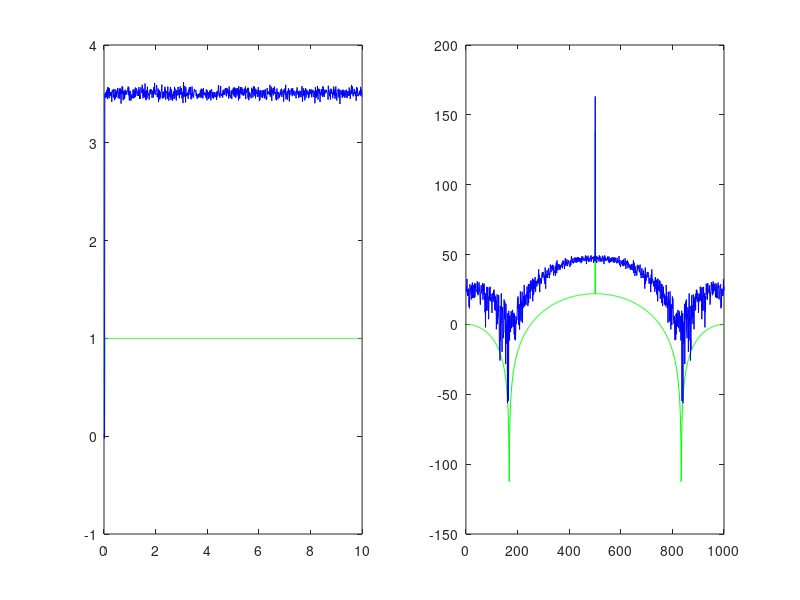
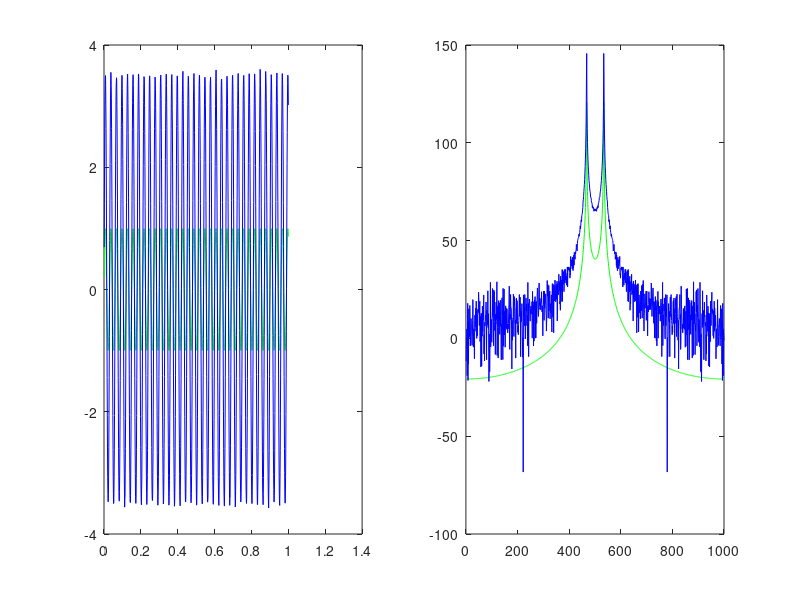
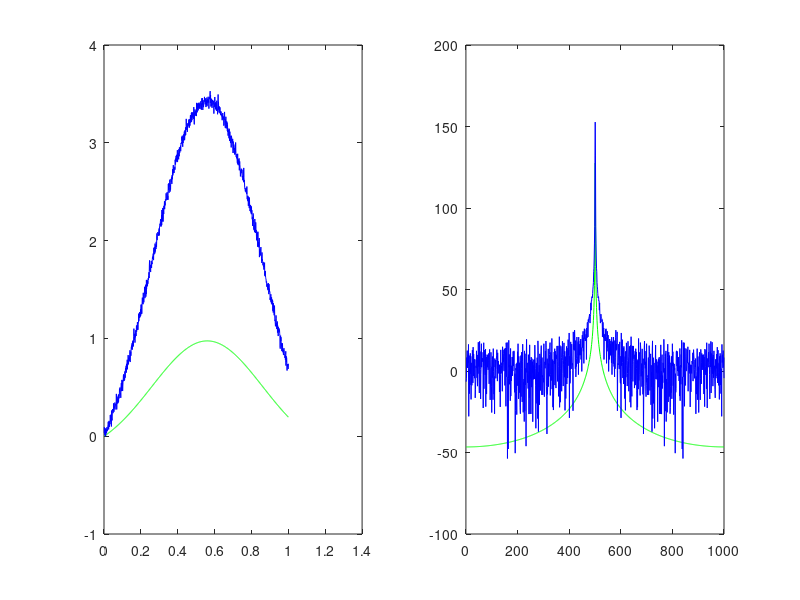

These figures' MATLAB source, in order:
function [C,G] = Noise()
%Robert Chitiu
%101047295
set(0,'DefaultFigureWindowStyle','docked')
close all

R1=1;
R2=2;
R3=55.4247;
R4=0.1;
Ro=1000;
a=100;
L=0.2;
Cap=0.25;
Cn=0.00001;


G = zeros(8,8);
C = zeros(8,8);
F = zeros(8,8);


Vin = linspace(-10,10,100);
Vo = zeros(100,1);
V3 = zeros(100,1);
Av = zeros(100,1);
w = 2*pi*linspace(0,80,100);


G(1,1) = 1/R1;
G(1,2) = -1/R1;
G(2,1) = -1/R1;
G(2,2) = -1/R1+1/R2;
G(3,2) = 1;
G(3,3) = 1/R3;

G(4,4) = 1/R4;
G(5,4) = 1/R4;
G(4,5) = -1/R4;
G(5,5) = 1/R4+1/Ro;
G(6,2) = -1;
G(6,1) = 1;
G(7, 2) = 1;
G(7, 3) = -1;
G(8, 3) = -a/R3;
G(8, 4) = 1;
G(1, 6) = 1;
G(2, 7) = 1;
G(3, 7) = -1;
G(4, 8) = 1;


C(2,1) = Cap;
C(2,2) = -Cap;
C(6,6) = L;
C(3,4) = Cn;


%Time simulation 
time=zeros(100,1);
VStep=zeros(100,1);
Vo = zeros(100,1);

for i=1:1000
    
    if i==1
    time(i)=0.001;    
    else
    time(i)=time(i-1)+0.01;
    end
    
    if time(i)>=0.03
       VStep(i)=1;
    end
    F(6) = VStep(i);
    A = G + C ;
    V = A\F;
    Vo(i) = V(5);
    
    F(3)=randn()/100;
 
end
  
    fin=fft(VStep);
    ffin=fftshift(fin);
    fout=fft(Vo);
    ffout=fftshift(fout);


    figure (5) 
    subplot(1,2,1)
    plot(time,VStep,'g')
    hold on
    subplot(1,2,1)
    plot(time,Vo,'b')
    figure (5)
    subplot(1,2,2)
    plot(20*log (abs(ffin)),'g')
    hold on
    subplot(1,2,2)
    plot(20*log (abs(ffout)),'b')
  
    
time=zeros(1000,1);    
Vsin=zeros(1000,1);
Vo = zeros(1000,1);
f=1/0.03;


for i=1:1000
    
    if i==1
    time(i)=0.001;    
    else
    time(i)=time(i-1)+0.001;
    end
    
    Vsin(i)=sin(2*pi*f*time(i)); 
    F(6) = Vsin(i);
    A = G + C;
    V = A\F;
    Vo(i) = V(5);
    
    F(3)=randn()/100;
end

fin=fft(Vsin);
ffin=fftshift(fin);
fout=fft(Vo);
ffout=fftshift(fout);
figure (6) 
subplot(1,2,1)
plot(time,Vsin,'g')
hold on
subplot(1,2,1)
plot(time,Vo,'b')
subplot(1,2,2)
plot(20*log (abs(ffin)),'g')
hold on
subplot(1,2,2)
plot(20*log (abs(ffout)),'b')

Vo = zeros(1000,1);
sd=0.3;
mu=.5;
Vgaus = 2.23/(2*pi*sd)*exp(-(time-0.06-mu).^2/(2*sd^2)) - 0.2085; 
 

for i=1:1000
    
    
    F(6) = Vgaus(i);
    A = G + C;
    V = A\F;
    Vo(i) = V(5);
    
    F(3)=randn()/100;
end
fin=fft(Vgaus);
ffin=fftshift(fin);
fout=fft(Vo);
ffout=fftshift(fout);

figure(7)
subplot(1,2,1)
plot(time,Vgaus,'g');
hold on
subplot(1,2,1)
plot(time,Vo,'b');
figure(7)
subplot(1,2,2)
plot(20*log (abs(ffin)),'g')
hold on
subplot(1,2,2)
plot(20*log (abs(ffout)),'b')

end
